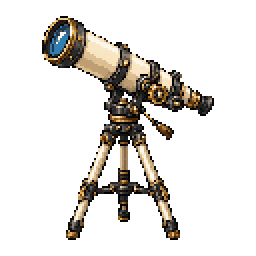
#> input picture design/hustlek-assets-pilot/telescope/128.png, 128 x 128 px (shown 2 times larger)
$ python -i build-hustlek-semantic-tiers.py   (imports and definitions only)
#> lines starting #> are read from the running program, lines starting #| are printed output that depends on the picture; after the words box and inside, x2 and y2 are one past the last pixel; in counts of white or black regions, pixels touching at a corner belong together
#> further down, picture is the input picture: PIL image 128x128 RGBA; mean R, G, B, A 21.2, 18.5, 14.8, 49.6
#!/usr/bin/env python3
"""Build deterministic HustleK telescope tiers with surgical NEAREST repair.

The compiler deliberately favors identity preservation:

* one locked 128px master supplies geometry, detail, and color;
* Pillow NEAREST creates every smaller target grid directly from that master;
* a coordinate whitelist repairs only pixels proven broken after reduction;
* untouched tiers remain byte-identical to their plain NEAREST baselines;
* validation audits every changed pixel and caps the correction budget.

The experiment writes one atlas, one visual comparison, and one JSON validation
report.  Existing independently generated tier PNGs are read only and are never
overwritten.  No generative-image service or Pixy component is used.
"""

from __future__ import annotations

import argparse
import colorsys
import hashlib
import json
import platform
from collections import Counter, deque
from pathlib import Path

from PIL import Image, ImageDraw, ImageFont, PngImagePlugin, __version__ as PILLOW_VERSION


REPO_ROOT = Path(__file__).resolve().parents[1]
DEFAULT_MASTER = (
    REPO_ROOT / "design" / "hustlek-assets-pilot" / "telescope" / "128.png"
)
DEFAULT_OUTPUT = (
    REPO_ROOT / "design" / "hustlek-assets-pilot" / "telescope-derived-v2"
)

MASTER_SIZE = 128
EXPECTED_MASTER_ASSET_ID = "icons/telescope"
EXPECTED_MASTER_RGBA_SHA256 = "899e278515a0938e2f50c813a5ed3da22cd19ff419a81b03b34d75027bb69ff6"
TIER_SIZES = (16, 32, 48, 64, 95, 128)
ATLAS_CELL = 128

LENS_BLUE_PIXEL_MINIMUMS = {16: 1, 32: 3, 48: 8, 64: 14, 95: 30, 128: 30}
BASELINE_ALPHA_IOU_FLOORS = {16: 0.94, 32: 0.98, 48: 0.985, 64: 0.99, 95: 0.995}
CORRECTION_RATIO_LIMITS = {16: 0.08, 32: 0.03, 48: 0.02, 64: 0.015, 95: 0.01}
ADJACENT_TIER_IOU_FLOORS = {
    (16, 32): 0.60,
    (32, 48): 0.78,
    (48, 64): 0.82,
    (64, 95): 0.85,
}

NEAREST_CORRECTION_PLAN: dict[int, dict[str, object]] = {
    16: {
        "copy_pixels": (
            ((6, 10), (5, 11), "bridge left tripod leg"),
            ((10, 12), (10, 13), "bridge right tripod leg"),
        ),
        "intent": "repair two dropped tripod connections",
    },
    32: {"copy_pixels": (), "intent": "NEAREST already passes; preserve exactly"},
    48: {"copy_pixels": (), "intent": "NEAREST already passes; preserve exactly"},
    64: {"copy_pixels": (), "intent": "NEAREST already passes; preserve exactly"},
    95: {"copy_pixels": (), "intent": "reference tier; preserve exactly"},
}

# Coordinates were measured once from the approved 128px master.  They form the
# semantic identity contract.  Lower tiers may merge details but cannot move or
# replace these parts.
TELESCOPE_SPEC = {
    "lens_outer_box": (21, 8, 44, 35),
    "lens_inner_box": (25, 13, 34, 28),
    "tube_axis": ((29, 21), (99, 50)),
    "tube_bands": (0.43, 0.68),
    "mount": (63, 66),
    "focus_knobs": ((87, 48), (98, 52)),
    "legs": (
        ((63, 66), (51, 79), (37, 119)),
        ((63, 66), (62, 88), (62, 110)),
        ((63, 66), (75, 80), (88, 119)),
    ),
    "feet": ((37, 119), (62, 110), (88, 119)),
    "brace": ((51, 79), (62, 84), (75, 80)),
    "pan_handle_bridge": ((70, 61), (83, 66)),
}


RGBA = tuple[int, int, int, int]


# [7 lines left out: function parse_args, not called in this run]


def sha256_bytes(data: bytes) -> str:
    return hashlib.sha256(data).hexdigest()


# [6 lines left out: function sha256_file, not called in this run]


def sha256_text_lf(path: Path) -> str:
    text = path.read_text(encoding="utf-8").replace("\r\n", "\n").replace("\r", "\n")
    return sha256_bytes(text.encode("utf-8"))


def decoded_rgba_sha256(image: Image.Image) -> str:
    return sha256_bytes(image.convert("RGBA").tobytes())


# [141 lines left out: functions validate_master, eight_connected_components, scale_point, scale_box, build_nearest_baseline, apply_surgical_corrections and 1 more, not called in this run]


def tight_normalized_alpha(image: Image.Image) -> Image.Image:
    alpha = image.getchannel("A")
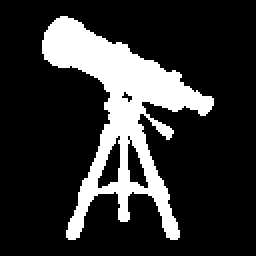
#> alpha: PIL image 128x128 L (shown 2 times larger); 19.5% white; 1 white region, box (x1, y1, x2, y2) and area: (21, 8, 107, 120) 3187
    bbox = alpha.getbbox()
#> bbox = (21, 8, 107, 120)
    if bbox is None:
        return Image.new("1", (128, 128), 0)
    cropped = alpha.crop(bbox)
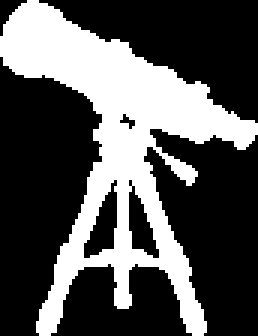
#> cropped: PIL image 86x112 L (shown 3 times larger); 33.1% white; 1 white region, box (x1, y1, x2, y2) and area: (0, 0, 86, 112) 3187
    return cropped.resize((128, 128), Image.Resampling.NEAREST).point(
        lambda value: 255 if value else 0,
        mode="1",
    )
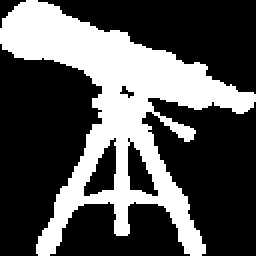
#> returned value: PIL image 128x128 1 (shown 2 times larger); 33.2% white; 1 white region, box (x1, y1, x2, y2) and area: (0, 0, 128, 128) 5435


# [53 lines left out: functions alpha_iou, alpha_xor_union, canvas_alpha_iou, coarse_material, rgba_diff_union, not called in this run]


def color_count(image: Image.Image) -> int:
    return len({rgba for rgba in image.get_flattened_data() if rgba[3]})


def foreground_count(image: Image.Image) -> int:
    return sum(bool(value) for value in image.getchannel("A").get_flattened_data())


# [562 lines left out: functions blue_pixel_count, lens_blue_pixel_count, lens_material_counts, foreground_centroid, normalized_centroid_delta, landmark_presence and 9 more, not called in this run]


# [2 lines not run here, left out]

>>> from PIL import Image
>>> picture = Image.open('../design/hustlek-assets-pilot/telescope/128.png')
>>> result = tight_normalized_alpha(picture)
